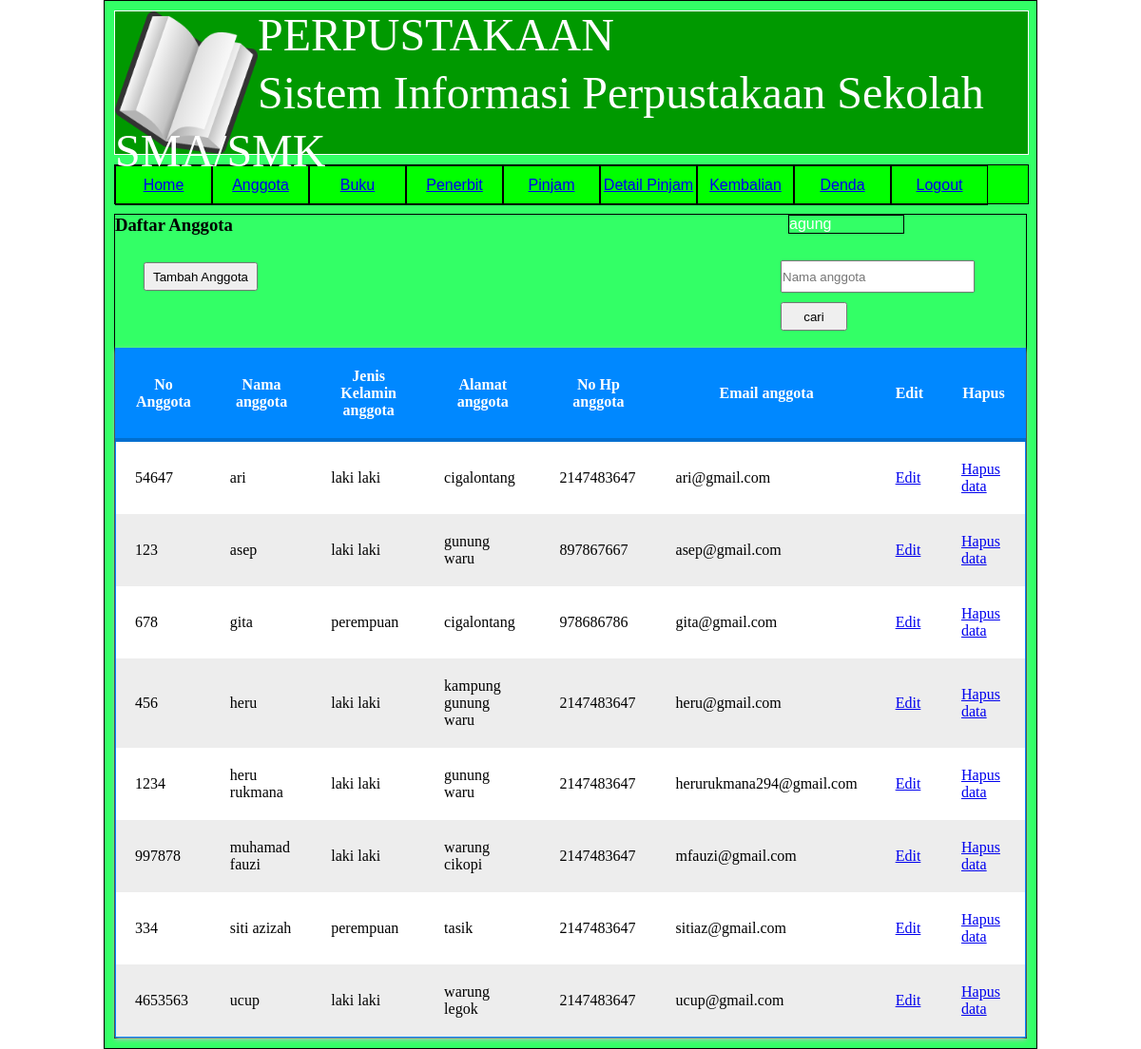
The app's page /anggota.php (signed in) with its own data.
### tables this page shows
CREATE TABLE IF NOT EXISTS `anggota` (
  `NA` int(12) NOT NULL,
  `Nama` varchar(20) NOT NULL,
  `jk` varchar(10) NOT NULL,
  `Alamat` text NOT NULL,
  `Nohp` int(12) NOT NULL,
  `Email` varchar(30) NOT NULL,
  PRIMARY KEY (`NA`)
);

### anggota.php (the view, shortened to what this page needs)
<?php
if(!isset($_SESSION['Nama'])){
    header("location:login.php");
}else{
?>
<!DOCTYPE html>
<html>
<head>
	<link rel="stylesheet" type="text/css" href="anggotadesain.css">
</head>
<body>
<div class="wrapper">
	<div class="header">
	<div class="gambar1"><img src="gambar/Sistem_Informasi_Perpustakaan_Online.png" width="150" height="150"></div>
	<font size="70">PERPUSTAKAAN</font><br>
    <font size="30">Sistem Informasi Perpustakaan Sekolah SMA/SMK</font>
	</div>
<div class="menu">
	<ul>
		<li><a href="home.php">Home</a></li>
		<li><a href="anggota.php">Anggota</a></li>
		<li><a href="buku.php">Buku</a></li>
		<li><a href="penerbit.php">Penerbit</a></li>
		<li><a href="pinjam.php">Pinjam</a></li>
		<li><a href="detail.php">Detail Pinjam</a></li>
		<li><a href="kembalian.php">Kembalian</a></li>
		<li><a href="denda.php">Denda</a></li>
		<li><a href="keluar.php">Logout</a></li>
		<div class="nama"><?php echo $_SESSION['Nama']?></div>
	</ul>
	</div>
	<div class="content"> <h3>Daftar Anggota </h3> <br>
	<div><a href="anggotat.php"><input type="button" value="Tambah Anggota" name="" style="width: 120px; height: 30px; margin-left: 30px;"></a></div>
	<div><form method="post" action="" style="margin-left: 700px; margin-top: -42px;">
	<input type="text" name="nl" placeholder="Nama anggota" class="tet" style="height: 30px; width: 200px;">
	<input type="submit" name="cari" value="cari" class="btn" style="height: 30px; width: 70px;"><br>
</form><br></div>
<div>
<?php
if(isset($_POST['cari'])){
	$nl=$_POST['nl'];
	$anggota=mysql_query("SELECT*FROM anggota WHERE nama='$nl'");
}
else{
    $anggota=mysql_query("SELECT*FROM anggota ORDER BY nama asc");
}
	echo"<div class='a'><center><table name='table1'></center>";
	echo"
	<thead>
	<tr>
	<th><font ><center>No Anggota<center></font></th>
	<th><font color=><center>Nama anggota<center></font></th>
	<th><font color=><center>Jenis Kelamin anggota<center></font></th>
	<th><font color=><center>Alamat anggota<center></font></th>
	<th><font color=><center>No Hp anggota<center></font></th>
	<th><font color=><center>Email anggota<center></font></th>
	<th><font color=><center>Edit<center></font></th>
	<th><font color=><center>Hapus<center></font></th>
	</tr>
	</thead>
	<tr>";
	while ($data=mysql_fetch_array($anggota)) {
		echo"<td>".$data['NA']."</td>";
		echo"<td>".$data['Nama']."</td>";
		echo"<td>".$data['jk']."</td>";
		echo"<td>".$data['Alamat']."</td>";
		echo"<td>".$data['Nohp']."</td>";
		echo"<td>".$data['Email']."</td>";
		echo "<td><a href='edit.php?kd=".$data['NA']."'>Edit</a></td>";
		echo "<td><a href='hapus.php?kd=".$data['NA']."'>Hapus data</a></td>";
	echo"</tr></div>";
}
?>
	 </body>
</html>
<?php } ?>

### anggotadesain.css (style rules this page uses)
* { margin:0%; padding: 0%; }
.wrapper { width: 80%; margin:0px auto; height: auto; border:1px solid; padding: 10px; background:#33FF66; }
.header { width: 100%; height: 150px; border:1px solid; margin-bottom: 10px; text-align: left; font-size:; background:#009900; color:white; line-height: 50px; }
.nama { border:1px solid black; }
.menu { width: 100%; height: 40px; border:1px solid; background:#00FF00; font-family:Arial, Helvetica, sans-serif; margin-bottom: 10px; }
.menu ul li { list-style: none; width: 100px; height: 40px; border:1px solid; float: left; text-align: center; line-height: 40px; color:; }
.content { height: auto; width: auto; border:1px solid; }
.gambar1 { float: left; height:100px; width:150px; }
input { height: 20px; margin-top: 10px; }
.a table { background-color: white; border:1px solid #0088ff; border-collapse: collapse; box-shadow: 0px 2px 5px silver; }
.a table thead { background: #0088ff; color: white; border-bottom: 4px solid #006fd0; }
.a table th, td { padding: 20px; }
.nama { width: 120px; float: right; margin: 1%; margin-right: 130px; color: white; font-family: Arial, Helvetica, sans-serif; }

### records on screen
anggota: NA "54647", Nama "ari", jk "laki laki", Alamat "cigalontang", Nohp "2147483647", Email "ari@gmail.com"
anggota: NA "123", Nama "asep", jk "laki laki", Alamat "gunung waru", Nohp "897867667", Email "asep@gmail.com"
anggota: NA "678", Nama "gita", jk "perempuan", Alamat "cigalontang", Nohp "978686786", Email "gita@gmail.com"
anggota: NA "456", Nama "heru", jk "laki laki", Alamat "kampung gunung waru", Nohp "2147483647", Email "heru@gmail.com"
anggota: NA "1234", Nama "heru rukmana", jk "laki laki", Alamat "gunung waru", Nohp "2147483647", Email "herurukmana294@gmail.com"
anggota: NA "997878", Nama "muhamad fauzi", jk "laki laki", Alamat "warung cikopi", Nohp "2147483647", Email "mfauzi@gmail.com"
anggota: NA "334", Nama "siti azizah", jk "perempuan", Alamat "tasik", Nohp "2147483647", Email "sitiaz@gmail.com"
anggota: NA "4653563", Nama "ucup", jk "laki laki", Alamat "warung legok", Nohp "2147483647", Email "ucup@gmail.com"

### other values on screen
$_SESSION['Nama'] "agung"
